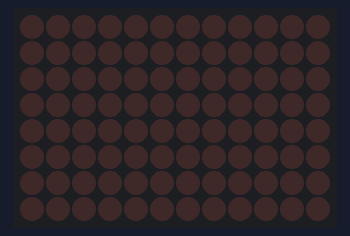
Recording of a sketch running on a simulated Arduino Uno R4 WiFi. On the bench: 12×8 LED matrix.

Above: at 0.1 s.
At 1.76 s:
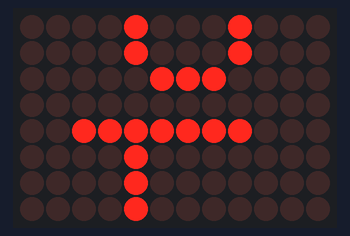
At 3.36 s:
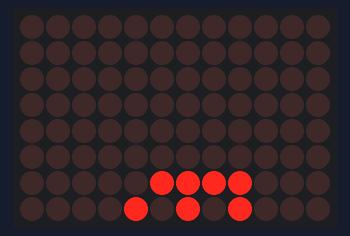
At 4.96 s:
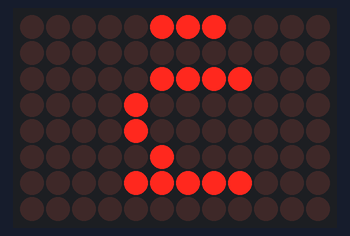
At 6.56 s:
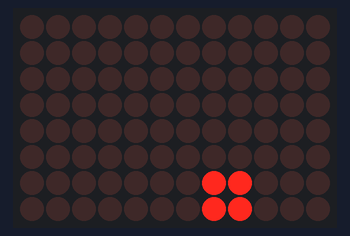
At 18.96 s:
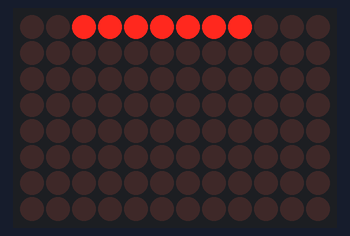

Measured:
- by itself, everything shown: repeats every 17.8 s, in 36 steps

The sketch:

matriz_vertical_horizontal.ino
```cpp
#include "Arduino_LED_Matrix.h"

ArduinoLEDMatrix matrix;

uint8_t getFontRow(char c, int row) {
  const uint8_t f_space[8] = {0, 0, 0, 0, 0, 0, 0, 0};
  const uint8_t f_H[8]     = {0x11, 0x11, 0x1F, 0x11, 0x11, 0x11, 0x11, 0};
  const uint8_t f_M[8]     = {0x11, 0x1B, 0x15, 0x11, 0x11, 0x11, 0x11, 0};
  const uint8_t f_a[8]     = {0x00, 0x00, 0x0E, 0x01, 0x0F, 0x11, 0x0F, 0};
  const uint8_t f_d[8]     = {0x01, 0x01, 0x0F, 0x11, 0x11, 0x11, 0x0F, 0};
  const uint8_t f_l[8]     = {0x0C, 0x04, 0x04, 0x04, 0x04, 0x04, 0x0E, 0};
  const uint8_t f_n[8]     = {0x00, 0x00, 0x16, 0x19, 0x11, 0x11, 0x11, 0};
  const uint8_t f_o[8]     = {0x00, 0x00, 0x0E, 0x11, 0x11, 0x11, 0x0E, 0};
  const uint8_t f_u[8]     = {0x00, 0x00, 0x11, 0x11, 0x11, 0x13, 0x0D, 0};
  const uint8_t f_dot[8]   = {0x00, 0x00, 0x00, 0x00, 0x00, 0x0C, 0x0C, 0};

  switch (c) {
    case ' ': return f_space[row];
    case '.': return f_dot[row];
    case 'H': return f_H[row];
    case 'M': return f_M[row];
    case 'a': return f_a[row];
    case 'd': return f_d[row];
    case 'l': return f_l[row];
    case 'n': return f_n[row];
    case 'o': return f_o[row];
    case 'u': return f_u[row];
    default:  return 0;
  }
}

const char message[] = "  Hola Mundo.  ";
const int messageLen = sizeof(message) - 1;
const int textWidth = messageLen * 6;

void setup() {
  Serial.begin(115200);
  matrix.begin();
}

void loop() {
  for (int scroll_x = -8; scroll_x < textWidth; scroll_x++) {
    uint8_t frame[8][12] = {0};

    for (int vy = 0; vy < 12; vy++) {
      int text_row = vy - 2;
      for (int vx = 0; vx < 8; vx++) {
        int text_col = scroll_x + vx;

        bool pixel_on = false;

        if (text_row >= 0 && text_row < 8 && text_col >= 0 && text_col < textWidth) {
          int char_idx = text_col / 6;
          int char_col = text_col % 6;

          if (char_col < 5) {
            char c = message[char_idx];
            uint8_t row_data = getFontRow(c, text_row);
            int bit_idx = 4 - char_col;
            if (row_data & (1 << bit_idx)) {
              pixel_on = true;
            }
          }
        }

        if (pixel_on) {
          int px = vy;
          int py = 7 - vx;
          frame[py][px] = 1;
        }
      }
    }

    matrix.renderBitmap(frame, 8, 12);
    delay(80);
  }

  uint8_t off_frame[8][12] = {0};
  matrix.renderBitmap(off_frame, 8, 12);

  delay(10000);
}
```
